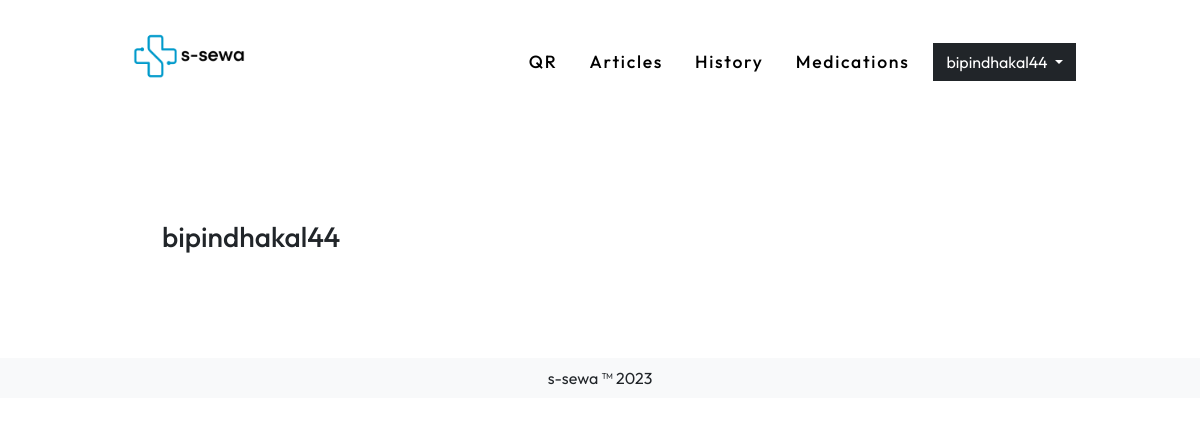
The page /records/ (signed in) on the database as committed earlier.
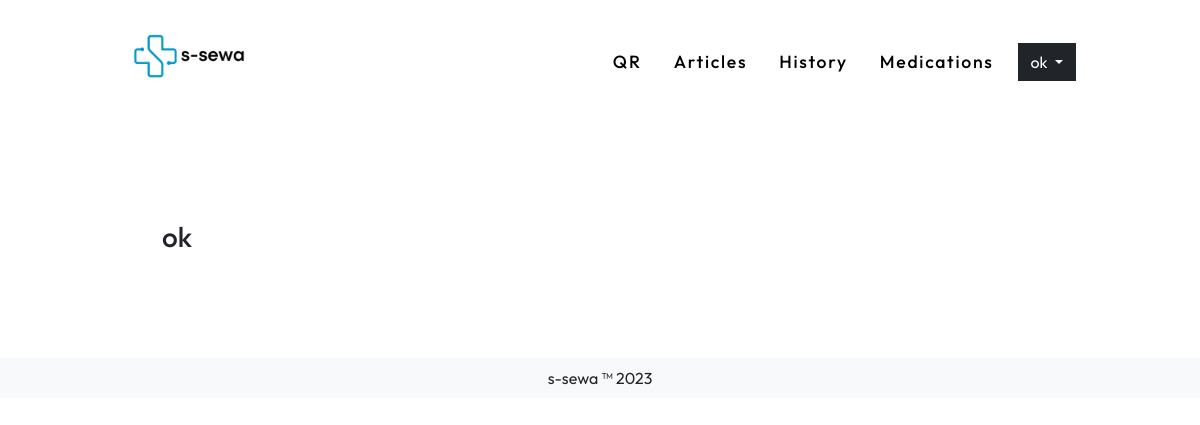
The same page on the database as committed later.
### user_auth/models.py (models this page shows, shortened)
class User(AbstractUser):
    username = None#models.CharField(max_length=255, null=True, blank=True)
    email = models.EmailField(
        verbose_name='email address',
        max_length=255,
        unique=True,
    )
    user_verification = models.BooleanField(default=False) #initially this field is false but will se chan
    is_active = models.BooleanField(default=False)
    is_staff = models.BooleanField(default=False) # a admin user; non super-user
    is_admin = models.BooleanField(default=False)
    is_institution = models.BooleanField(default=False)
    is_patient = models.BooleanField(default=False)
    document = models.FileField(null=True, upload_to='useruploads/')
    USERNAME_FIELD = 'email'
    REQUIRED_FIELDS = [] #emaila nd password are required fields and first name and last name is inherited from the user creation model
    object = UserManager()
    @property
    def username(self):
        return self.email.split('@')[0]

### records/views.py (the view)
# urls.py: path('', HomeView.as_view(), name='home' ),
class HomeView(TemplateView):
    template_name='records/home.html'

### templates/records/home.html (shortened to what this page needs)
{% extends '../base.html' %}
{% load static %}
{%block bodyblock%}
<div class="container-fluid px-0 mx-0 homediv">
 <div class="container col-lg-9 py-5 my-5">
  {% if user.is_authenticated %}
  <h3>{{user.username}}</h3>
   {%endif%}
 </div>
</div>
{%endblock%}

### templates/base.html (shortened to what this page needs)
<!DOCTYPE html>
{% load static %}
<html lang="en">
  <head>
    <link
      href="https://cdn.jsdelivr.net/npm/bootstrap@5.0.2/dist/css/bootstrap.min.css"
      rel="stylesheet"
    />
    <link rel="stylesheet" href="https://cdnjs.cloudflare.com/ajax/libs/font-awesome/6.2.1/css/all.min.css">
    <link rel="stylesheet" href="{% static '/css/style.css'%}" />
    <link rel="stylesheet" href="{% static '/owlcarousel/owl.carousel.min.css'%}">
    <link rel="stylesheet" href="{% static '/owlcarousel/owl.theme.default.min.css'%}">
  </head>
  <body>
    {%include 'navbar.html'%}
    {%block bodyblock%}
    {%endblock%}
    {% include 'footer.html'%}
  </body>
</html>

### templates/navbar.html (shortened to what this page needs)
{% load static %}
<div class="container-fluid px-0 mx-0  ">
    <div class="container col-lg-10 py-3">
      <nav class="navbar navbar-expand-lg">
        <div class="container-fluid">
          <a class=" text-decoration-none logo" href="/"><img class="mb-3 me-2" height="60" src="{% static 'images/logo.png'%}" >
          </a>
          <div class="collapse navbar-collapse" id="navbarSupportedContent">
            {% if user.is_authenticated %}
            <ul class="navbar-nav ms-auto mb-2 mb-lg-0">
              <li class="nav-item me-3">
                <a class="nav-link {{homepage}}" aria-current="page" href="/"
                  >QR</a
                >
              </li>
              <li class="nav-item me-3">
                <a class="nav-link {{article_page}} " href="/articles">Articles</a>
              </li>
              <li class="nav-item me-3">
                <a class="nav-link" href="#">History</a>
              </li>
              <li class="nav-item me-3">
                <a class="nav-link " href="/" >Medications</a>
              </li>
            </ul>
            <div class="dropdown">
              <a
                class="btn btn-dark dropdown-toggle"
                href="#"
                role="button"
                id="dropdownMenuLink"
                data-bs-toggle="dropdown"
                aria-expanded="false"
              >
                {{user.username}}
              </a>
            </div>
            {%endif%}
          </div>
        </div>
      </nav>
    </div>
  </div>

### templates/footer.html
<footer >
    <div class="mt-5  text-center footer ">
        <p class="bg-light p-2 mt-5" >s-sewa ™ 2023 </p>
    </div>
</footer>

### static/css/style.css (style rules this page uses)
* { box-sizing: border-box; font-family: 'Outfit', sans-serif; scroll-behavior: smooth; }
.btn { border-radius: 0px !important; }
.nav-link { font-size: 1.1rem; font-weight: 500; letter-spacing: 1.7px; color: #000; transition: 0.78s; }
.logo { font-size: 1.5rem; font-weight: 600; letter-spacing: 1.7px; color: #000; transition: 0.78s; }
.footer { width: 100%; height: 2.5rem; }

Rows that differ between the two databases and show on the page:
changed User: username "bipindhakal44" → "ok"
